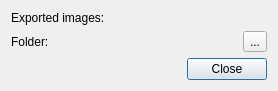
<?xml version="1.0" encoding="UTF-8"?>
<ui version="4.0">
 <class>CExportMovieResults</class>
 <widget class="QDialog" name="CExportMovieResults">
  <property name="geometry">
   <rect>
    <x>0</x>
    <y>0</y>
    <width>278</width>
    <height>85</height>
   </rect>
  </property>
  <property name="windowTitle">
   <string>Export results</string>
  </property>
  <layout class="QGridLayout" name="gridLayout">
   <item row="1" column="0">
    <widget class="QLabel" name="label_3">
     <property name="sizePolicy">
      <sizepolicy hsizetype="Maximum" vsizetype="Preferred">
       <horstretch>0</horstretch>
       <verstretch>0</verstretch>
      </sizepolicy>
     </property>
     <property name="text">
      <string>Folder:</string>
     </property>
    </widget>
   </item>
   <item row="3" column="0" colspan="3">
    <widget class="QDialogButtonBox" name="buttonBox">
     <property name="orientation">
      <enum>Qt::Horizontal</enum>
     </property>
     <property name="standardButtons">
      <set>QDialogButtonBox::Close</set>
     </property>
    </widget>
   </item>
   <item row="1" column="2">
    <widget class="QToolButton" name="m_browser">
     <property name="text">
      <string>...</string>
     </property>
    </widget>
   </item>
   <item row="1" column="1">
    <widget class="QLabel" name="m_folder">
     <property name="sizePolicy">
      <sizepolicy hsizetype="Minimum" vsizetype="Preferred">
       <horstretch>0</horstretch>
       <verstretch>0</verstretch>
      </sizepolicy>
     </property>
     <property name="text">
      <string/>
     </property>
    </widget>
   </item>
   <item row="0" column="0">
    <widget class="QLabel" name="label">
     <property name="sizePolicy">
      <sizepolicy hsizetype="Maximum" vsizetype="Preferred">
       <horstretch>0</horstretch>
       <verstretch>0</verstretch>
      </sizepolicy>
     </property>
     <property name="text">
      <string>Exported images:</string>
     </property>
    </widget>
   </item>
   <item row="0" column="1">
    <widget class="QLabel" name="m_imageCount">
     <property name="sizePolicy">
      <sizepolicy hsizetype="Minimum" vsizetype="Preferred">
       <horstretch>0</horstretch>
       <verstretch>0</verstretch>
      </sizepolicy>
     </property>
     <property name="text">
      <string/>
     </property>
    </widget>
   </item>
  </layout>
 </widget>
 <resources/>
 <connections>
  <connection>
   <sender>buttonBox</sender>
   <signal>accepted()</signal>
   <receiver>CExportMovieResults</receiver>
   <slot>accept()</slot>
   <hints>
    <hint type="sourcelabel">
     <x>248</x>
     <y>254</y>
    </hint>
    <hint type="destinationlabel">
     <x>157</x>
     <y>274</y>
    </hint>
   </hints>
  </connection>
  <connection>
   <sender>buttonBox</sender>
   <signal>rejected()</signal>
   <receiver>CExportMovieResults</receiver>
   <slot>reject()</slot>
   <hints>
    <hint type="sourcelabel">
     <x>316</x>
     <y>260</y>
    </hint>
    <hint type="destinationlabel">
     <x>286</x>
     <y>274</y>
    </hint>
   </hints>
  </connection>
 </connections>
</ui>
